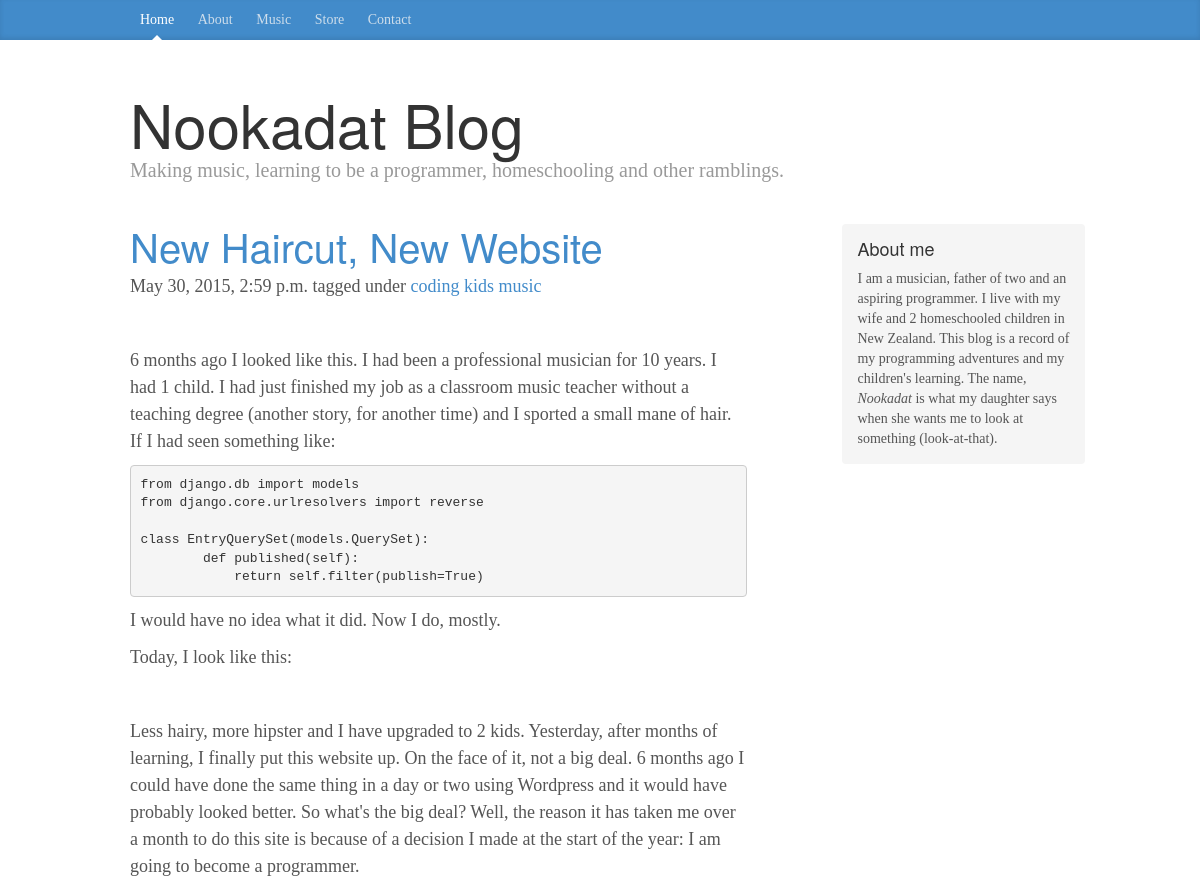
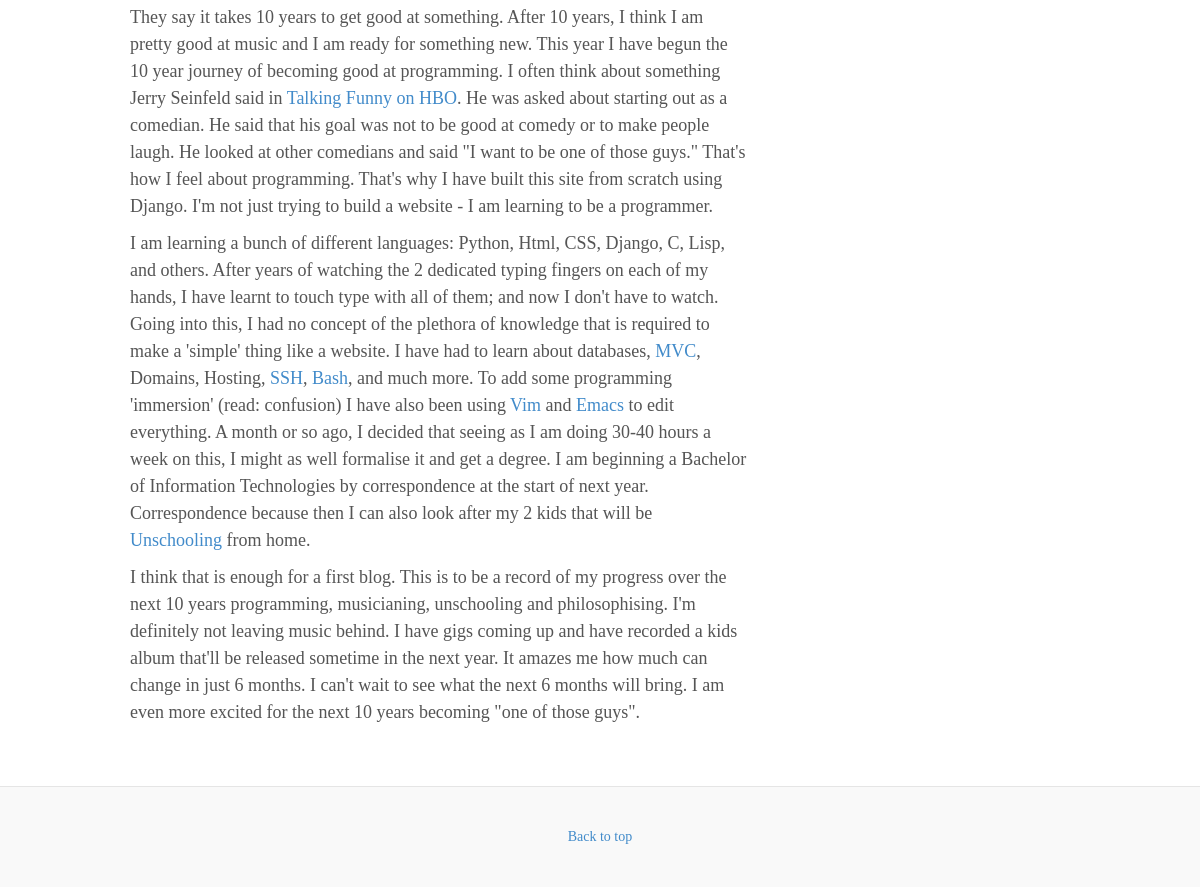
Screenshot of /post/new-haircut-new-website with the database file from the repository (2 pictures, top to bottom).
### blog/models.py (models this page shows, shortened)
class Post(models.Model):
    title = models.CharField(max_length=255)
    body = MarkdownField()
    body_html = models.TextField(editable=False, blank=True, null=True)
    slug = models.SlugField(max_length=200, unique=True)
    publish = models.BooleanField(default=True)
    created = models.DateTimeField(auto_now_add=True)
    modified = models.DateTimeField(auto_now=True)
    objects = PostQuerySet.as_manager()
    tags = models.ManyToManyField(Tag)
    class Meta:
        verbose_name = "Blog Post"
        verbose_name_plural = "Blog Posts"
        ordering = ["-created"]

class Tag(models.Model):
    slug = models.SlugField(max_length=200, unique=True)
    def __unicode__(self):
        return self.slug

### blog/views.py (the view)
# urls.py: url(r'^post/(?P<slug>\S+)$', views.BlogDetail.as_view(),
class BlogDetail(generic.DetailView):
    model = models.Post
    template_name = "post.html"

### templates/post.html
{% extends "base.html" %}
{% load django_markdown %}
{% block blog_posts %}
<div class="post">
  <h2><a href="{% url "post_detail" slug=object.slug %}">{{ object.title }}
  </a></h2>
  <p class="post-meta">
    {{ object.created }} tagged under {% for tag in object.tags.all %}
    <a class="post-category post-category-js" href="{% url "tag_index" slug=tag.slug %}">
      {{ tag }}
    </a>
    {% endfor %}
  </p>
  {{ object.body_html|safe }}
</div>
{% endblock %}

### static/css/blog.css (style rules this page uses)
body { font-family: Georgia, "Times New Roman", Times, serif; color: #555; }
h1, .h1, h2, .h2, h3, .h3, h4, .h4, h5, .h5, h6, .h6 { margin-top: 0; font-family: "Helvetica Neue", Helvetica, Arial, sans-serif; font-weight: normal; color: #333; }
.post { margin-bottom: 60px; }
div.post h2:first-child { margin-bottom: 5px; font-size: 40px; }

### rows the page displays
Post: title "New Haircut, New Website", created "May 30, 2015, 2:59 p.m.", body_html "6 months ago I looked like this. I had been a professional musician for 10 years. I had 1 child. I had just finished my job as a classroom music teacher without a teaching degree (another story, for another time) and I sported a small mane of hair. If I had seen something like: from django.db import models from django.core.urlresolvers import reverse class EntryQuerySet(models.QuerySet): def published(self): return self.filter(publish=True) I would have no idea what it did. Now I do, mostly. Today, I look like this: Less hairy, more hipster and I have upgraded to 2 kids. Yesterday, after months of learning, I finally put this website up. On the face of it, not a big deal. 6 months ago I…"
Tag: slug "coding"
Tag: slug "kids"
Tag: slug "music"
